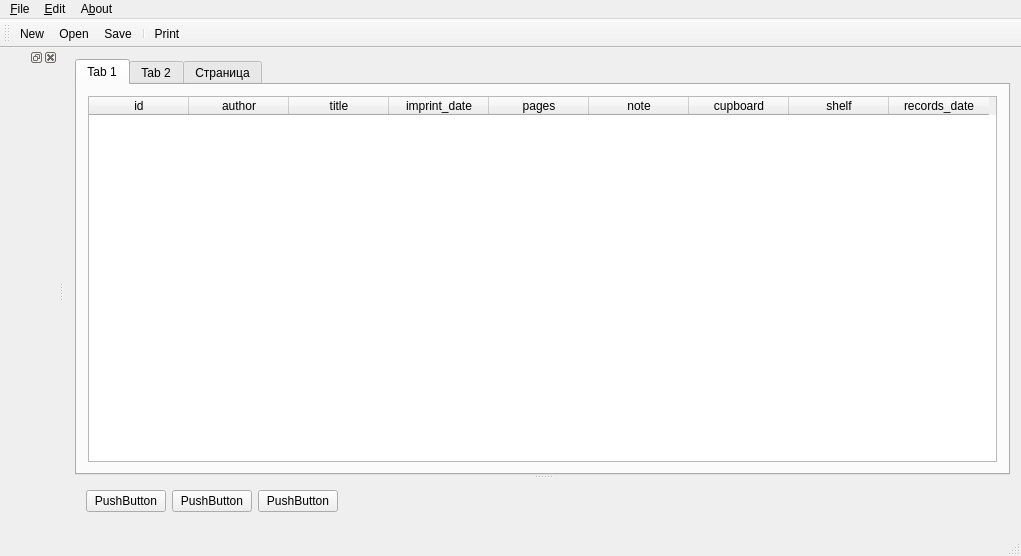
<?xml version="1.0" encoding="UTF-8"?>
<ui version="4.0">
 <class>MainWindow</class>
 <widget class="QMainWindow" name="MainWindow">
  <property name="geometry">
   <rect>
    <x>0</x>
    <y>0</y>
    <width>1021</width>
    <height>556</height>
   </rect>
  </property>
  <property name="windowTitle">
   <string>MainWindow</string>
  </property>
  <widget class="QWidget" name="centralWidget">
   <layout class="QHBoxLayout" name="horizontalLayout_2">
    <item>
     <widget class="QSplitter" name="splitter">
      <property name="baseSize">
       <size>
        <width>0</width>
        <height>0</height>
       </size>
      </property>
      <property name="orientation">
       <enum>Qt::Vertical</enum>
      </property>
      <widget class="QTabWidget" name="tabWidget">
       <property name="sizePolicy">
        <sizepolicy hsizetype="Maximum" vsizetype="Maximum">
         <horstretch>0</horstretch>
         <verstretch>109</verstretch>
        </sizepolicy>
       </property>
       <property name="currentIndex">
        <number>0</number>
       </property>
       <widget class="QWidget" name="tab">
        <attribute name="title">
         <string>Tab 1</string>
        </attribute>
        <layout class="QHBoxLayout" name="horizontalLayout_3">
         <item>
          <widget class="QTableWidget" name="table1">
           <column>
            <property name="text">
             <string>id</string>
            </property>
           </column>
           <column>
            <property name="text">
             <string>author</string>
            </property>
           </column>
           <column>
            <property name="text">
             <string>title</string>
            </property>
           </column>
           <column>
            <property name="text">
             <string>imprint_date</string>
            </property>
           </column>
           <column>
            <property name="text">
             <string>pages</string>
            </property>
           </column>
           <column>
            <property name="text">
             <string>note</string>
            </property>
           </column>
           <column>
            <property name="text">
             <string>cupboard</string>
            </property>
           </column>
           <column>
            <property name="text">
             <string>shelf</string>
            </property>
           </column>
           <column>
            <property name="text">
             <string>records_date</string>
            </property>
           </column>
          </widget>
         </item>
        </layout>
       </widget>
       <widget class="QWidget" name="tab_2">
        <attribute name="title">
         <string>Tab 2</string>
        </attribute>
        <layout class="QVBoxLayout" name="verticalLayout">
         <item>
          <widget class="QTableView" name="tableView"/>
         </item>
        </layout>
       </widget>
       <widget class="QWidget" name="tab_3">
        <attribute name="title">
         <string>Страница</string>
        </attribute>
        <layout class="QVBoxLayout" name="verticalLayout_2">
         <item>
          <widget class="QTableWidget" name="tableWidget"/>
         </item>
        </layout>
       </widget>
      </widget>
      <widget class="QWidget" name="layoutWidget">
       <layout class="QHBoxLayout" name="horizontalLayout">
        <item>
         <widget class="QPushButton" name="pushButton">
          <property name="text">
           <string>PushButton</string>
          </property>
         </widget>
        </item>
        <item>
         <widget class="QPushButton" name="pushButton_2">
          <property name="text">
           <string>PushButton</string>
          </property>
         </widget>
        </item>
        <item>
         <widget class="QPushButton" name="pushButton_3">
          <property name="text">
           <string>PushButton</string>
          </property>
         </widget>
        </item>
        <item>
         <spacer name="horizontalSpacer">
          <property name="orientation">
           <enum>Qt::Horizontal</enum>
          </property>
          <property name="sizeHint" stdset="0">
           <size>
            <width>40</width>
            <height>20</height>
           </size>
          </property>
         </spacer>
        </item>
       </layout>
      </widget>
     </widget>
    </item>
   </layout>
  </widget>
  <widget class="QMenuBar" name="menuBar">
   <property name="geometry">
    <rect>
     <x>0</x>
     <y>0</y>
     <width>1021</width>
     <height>21</height>
    </rect>
   </property>
   <widget class="QMenu" name="menuFile">
    <property name="title">
     <string>&amp;File</string>
    </property>
    <addaction name="actionNew"/>
    <addaction name="actionOpen"/>
    <addaction name="actionClose"/>
    <addaction name="actionSave"/>
    <addaction name="actionSave_as"/>
    <addaction name="separator"/>
    <addaction name="actionPrint"/>
    <addaction name="separator"/>
    <addaction name="actionExit"/>
   </widget>
   <widget class="QMenu" name="menuEdit">
    <property name="title">
     <string>&amp;Edit</string>
    </property>
   </widget>
   <widget class="QMenu" name="menuAbout">
    <property name="title">
     <string>A&amp;bout</string>
    </property>
   </widget>
   <addaction name="menuFile"/>
   <addaction name="menuEdit"/>
   <addaction name="menuAbout"/>
  </widget>
  <widget class="QToolBar" name="mainToolBar">
   <attribute name="toolBarArea">
    <enum>TopToolBarArea</enum>
   </attribute>
   <attribute name="toolBarBreak">
    <bool>false</bool>
   </attribute>
   <addaction name="actionNew"/>
   <addaction name="actionOpen"/>
   <addaction name="actionSave"/>
   <addaction name="separator"/>
   <addaction name="actionPrint"/>
  </widget>
  <widget class="QDockWidget" name="dockWidget">
   <attribute name="dockWidgetArea">
    <number>1</number>
   </attribute>
   <widget class="QWidget" name="dockWidgetContents"/>
  </widget>
  <widget class="QStatusBar" name="statusBar"/>
  <action name="actionNew">
   <property name="icon">
    <iconset>
     <normaloff>document-new-2.png</normaloff>document-new-2.png</iconset>
   </property>
   <property name="text">
    <string>&amp;New</string>
   </property>
   <property name="toolTip">
    <string>New file</string>
   </property>
   <property name="shortcut">
    <string>Ctrl+N</string>
   </property>
  </action>
  <action name="actionOpen">
   <property name="icon">
    <iconset>
     <normaloff>document-open-2.png</normaloff>document-open-2.png</iconset>
   </property>
   <property name="text">
    <string>&amp;Open...</string>
   </property>
   <property name="toolTip">
    <string>Open file</string>
   </property>
   <property name="shortcut">
    <string>Ctrl+O</string>
   </property>
  </action>
  <action name="actionClose">
   <property name="text">
    <string>&amp;Close</string>
   </property>
  </action>
  <action name="actionSave">
   <property name="icon">
    <iconset>
     <normaloff>document-save-2.png</normaloff>document-save-2.png</iconset>
   </property>
   <property name="text">
    <string>&amp;Save</string>
   </property>
   <property name="shortcut">
    <string>Ctrl+S</string>
   </property>
  </action>
  <action name="actionSave_as">
   <property name="text">
    <string>S&amp;ave as...</string>
   </property>
  </action>
  <action name="actionPrint">
   <property name="icon">
    <iconset>
     <normaloff>document-print-2.png</normaloff>document-print-2.png</iconset>
   </property>
   <property name="text">
    <string>&amp;Print...</string>
   </property>
   <property name="shortcut">
    <string>Ctrl+P</string>
   </property>
  </action>
  <action name="actionExit">
   <property name="icon">
    <iconset>
     <normaloff>application-exit-2.png</normaloff>application-exit-2.png</iconset>
   </property>
   <property name="text">
    <string>E&amp;xit</string>
   </property>
   <property name="shortcut">
    <string>Alt+F4</string>
   </property>
  </action>
 </widget>
 <layoutdefault spacing="6" margin="11"/>
 <resources/>
 <connections>
  <connection>
   <sender>actionExit</sender>
   <signal>triggered()</signal>
   <receiver>MainWindow</receiver>
   <slot>close()</slot>
   <hints>
    <hint type="sourcelabel">
     <x>-1</x>
     <y>-1</y>
    </hint>
    <hint type="destinationlabel">
     <x>346</x>
     <y>252</y>
    </hint>
   </hints>
  </connection>
 </connections>
</ui>
